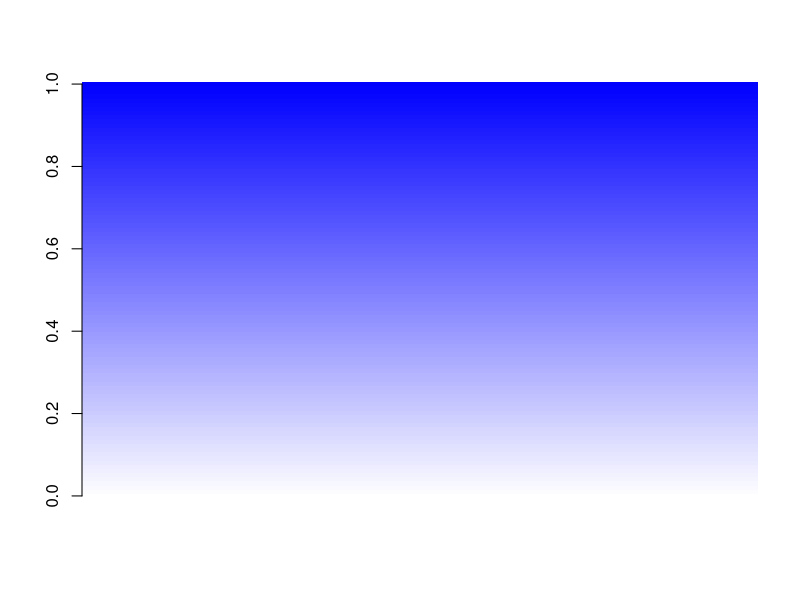

Write R code to recreate this figure.
my_palette <- colorRampPalette(c("white", "blue"))(n = 599)
pairs.breaks <- seq(from=0, to=1, length.out=600)
myBreaks <- sqrt(sqrt(pairs.breaks))
myBreaks <- 1 - myBreaks

#print(my_palette)
z=matrix(1:100,nrow=1)
#z= sqrt(sqrt(z))
x=1
y=seq(0, 1,len=100) # supposing 3 and 2345 are the range of your data
image(x,y,z,col=my_palette,axes=FALSE,xlab="",ylab="")
axis(2)
